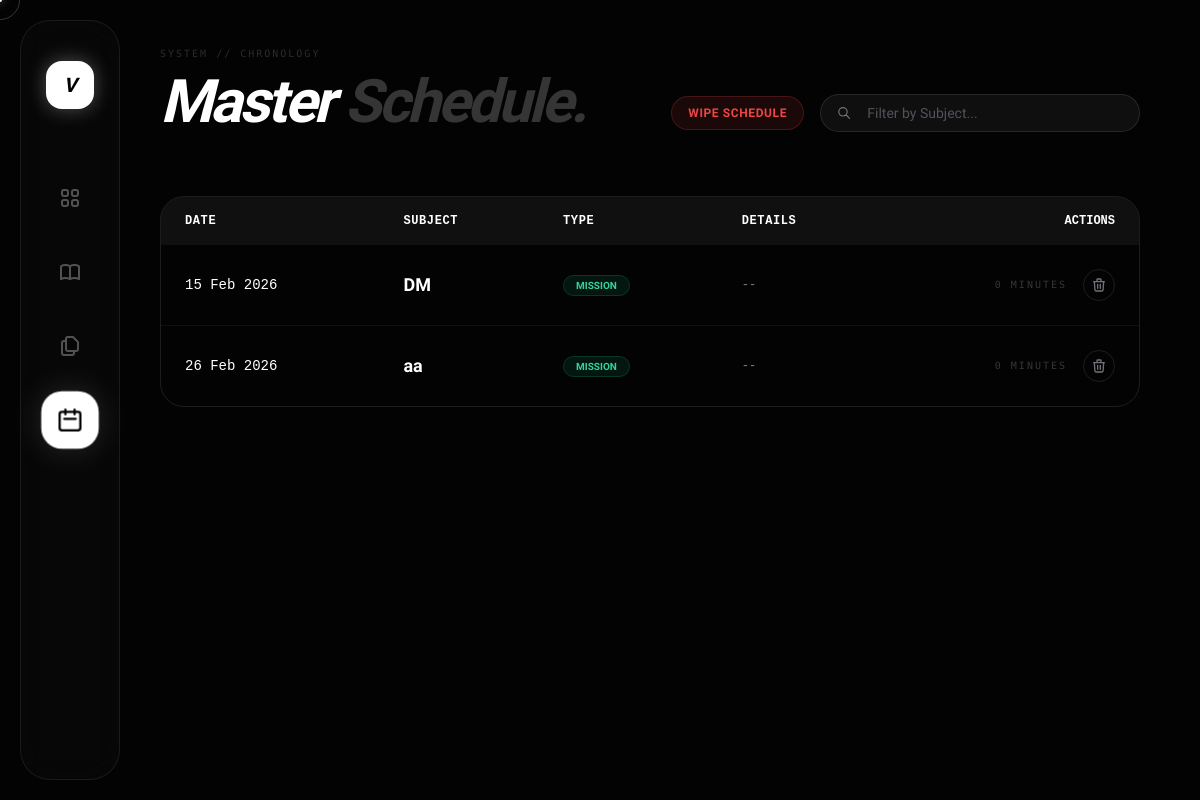
Page /datesheet/ (signed in) on the committed database.
### core/models.py (models this page shows, shortened)
class Exam(models.Model):
    user = models.ForeignKey(User, on_delete=models.CASCADE)
    subject = models.CharField(max_length=200)
    date = models.DateTimeField()
    is_datesheet_entry = models.BooleanField(default=False)
    details = models.CharField(max_length=200, blank=True, null=True)

### core/views.py (the view)
# urls.py: path('datesheet/', views.datesheet_hub, name='datesheet_hub'), # NEW URL
@login_required(login_url='signin')
def datesheet_hub(request):
    search_query = request.GET.get('q', '')
    exams = Exam.objects.filter(user=request.user).order_by('date')
    if search_query: exams = exams.filter(subject__icontains=search_query)
    context = {'exams': exams, 'search_query': search_query, 'online_count': Profile.objects.filter(last_seen__gte=timezone.now() - timezone.timedelta(minutes=5)).exclude(user=request.user).count()}
    return render(request, 'datesheet.html', context)

### core/templates/datesheet.html (shortened to what this page needs)
<!DOCTYPE html>
<html lang="en">
<head>
    <script src="https://cdn.tailwindcss.com"></script>
</head>
<body>
    <div id="c-ring"></div><div id="c-dot"></div>
    <div class="bg-mesh"></div>
    <nav class="sidebar">
        <a href="{% url 'home' %}" class="w-12 h-12 bg-white rounded-2xl mb-16 flex items-center justify-center text-black font-black text-xl italic shadow-[0_0_20px_rgba(255,255,255,0.3)]">V</a>
        <a href="{% url 'dashboard' %}" class="nav-item"></a>
        <a href="{% url 'notes_hub' %}" class="nav-item"></a>
        <a href="{% url 'topics_hub' %}" class="nav-item"><svg class="w-6 h-6" fill="none" stroke="currentColor" viewBox="0 0 24 24"><path stroke-linecap="round" stroke-linejoin="round" stroke-width="2" d="M8 7v8a2 2 0 002 2h6M8 7V5a2 2 0 012-2h4.586a1 1 0 01.707.293l4.414 4.414a1 1 0 01.293.707V15a2 2 0 01-2 2h-2M8 7H6a2 2 0 00-2 2v10a2 2 0 002 2h8a2 2 0 002-2v-2"/></svg></a>
        <a href="#" class="nav-item active"><svg class="w-6 h-6" fill="none" stroke="currentColor" viewBox="0 0 24 24"><path stroke-linecap="round" stroke-linejoin="round" stroke-width="2" d="M8 7V3m8 4V3m-9 8h10M5 21h14a2 2 0 002-2V7a2 2 0 00-2-2H5a2 2 0 00-2 2v12a2 2 0 002 2z"/></svg></a>
    </nav>
    <main class="main-container">
        <header class="flex justify-between items-end mb-16">
            <div>
                <span class="mono-tag opacity-40">System // Chronology</span>
                <h1 class="text-6xl font-black italic tracking-tighter mt-2">Master <span class="text-white/20">Schedule.</span></h1>
            </div>
            <div class="flex items-center gap-4">
                {% if exams %}
                <form action="{% url 'clear_datesheet' %}" method="post" onsubmit="return confirm('WARNING: This will delete ALL exams from your schedule. Proceed?');">
                    <button type="submit" class="bg-red-500/10 border border-red-500/20 text-red-500 px-4 py-2 rounded-full text-xs font-bold uppercase tracking-wider hover:bg-red-500 hover:text-white transition-colors">
                        Wipe Schedule
                    </button>
                </form>
                {% endif %}
                <form method="get" class="flex items-center gap-4 bg-white/5 border border-white/10 rounded-full px-4 py-2 w-80 focus-within:bg-white/10 transition-colors">
                    <svg class="w-4 h-4 text-zinc-500" fill="none" stroke="currentColor" viewBox="0 0 24 24"><path stroke-linecap="round" stroke-linejoin="round" stroke-width="2" d="M21 21l-6-6m2-5a7 7 0 11-14 0 7 7 0 0114 0z"/></svg>
                    <input type="text" name="q" value="{{ search_query }}" placeholder="Filter by Subject..." class="bg-transparent text-sm w-full focus:outline-none placeholder-zinc-600">
                </form>
            </div>
        </header>
        {% if exams %}
            <div class="overflow-x-auto rounded-3xl border border-white/10">
                <table class="w-full text-left text-sm text-zinc-400">
                    <thead class="bg-white/5 uppercase font-mono text-xs text-white">
                        <tr>
                            <th scope="col" class="px-6 py-4 font-bold tracking-wider">Date</th>
                            <th scope="col" class="px-6 py-4 font-bold tracking-wider">Subject</th>
                            <th scope="col" class="px-6 py-4 font-bold tracking-wider">Type</th>
                            <th scope="col" class="px-6 py-4 font-bold tracking-wider">Details</th>
                            <th scope="col" class="px-6 py-4 text-right">Actions</th>
                        </tr>
                    </thead>
                    <tbody class="divide-y divide-white/5">
                        {% for exam in exams %}
                        <tr class="hover:bg-white/5 transition-colors group">
                            <td class="px-6 py-6 font-mono text-white whitespace-nowrap">
                                {{ exam.date|date:"d M Y" }}
                            </td>
                            <td class="px-6 py-6 font-bold text-lg text-white">
                                {{ exam.subject }}
                            </td>
                            <td class="px-6 py-6">
                                {% if exam.is_datesheet_entry %}
                                    <span class="px-3 py-1 bg-purple-500/10 text-purple-400 rounded-full text-[10px] font-bold border border-purple-500/20">UNIVERSITY</span>
                                {% else %}
                                    <span class="px-3 py-1 bg-emerald-500/10 text-emerald-400 rounded-full text-[10px] font-bold border border-emerald-500/20">MISSION</span>
                                {% endif %}
                            </td>
                            <td class="px-6 py-6 font-mono text-xs text-white/50">
                                {{ exam.details|default:"--" }}
                            </td>
                            <td class="px-6 py-6 text-right flex justify-end items-center gap-4">
                                <span class="mono-tag opacity-50">{{ exam.date|timeuntil }}</span>
                                <a href="{% url 'delete_exam' exam.id %}"
                                   class="w-8 h-8 rounded-full border border-white/10 flex items-center justify-center text-zinc-500 hover:bg-red-500 hover:border-red-500 hover:text-white transition-all"
                                   onclick="return confirm('Remove this exam?');">
                                    <svg class="w-4 h-4" fill="none" stroke="currentColor" viewBox="0 0 24 24"><path stroke-linecap="round" stroke-linejoin="round" stroke-width="2" d="M19 7l-.867 12.142A2 2 0 0116.138 21H7.862a2 2 0 01-1.995-1.858L5 7m5 4v6m4-6v6m1-10V4a1 1 0 00-1-1h-4a1 1 0 00-1 1v3M4 7h16"/></svg>
                                </a>
                            </td>
                        </tr>
                        {% endfor %}
                    </tbody>
                </table>
            </div>
        {% else %}
            <div class="flex flex-col items-center justify-center h-[50vh] text-center opacity-50">
                <h2 class="text-2xl font-bold">Timeline Clear</h2>
                <p class="mono-tag mt-2">Upload a datesheet or create missions to populate.</p>
            </div>
        {% endif %}
    </main>
</body>
</html>

### core/templates/datesheet.html (style rules this page uses)
:root { --bg: #030303; --zinc-900: #09090b; --border: rgba(255, 255, 255, 0.08); }
html, body { height: 100%; margin: 0; background-color: var(--bg); color: #fff; font-family: 'Geist', sans-serif; overflow: hidden; cursor: none; }
.bg-mesh { position: fixed; inset: 0; background-image: linear-gradient(rgba(255,255,255,0.02) 1px, transparent 1px), linear-gradient(90deg, rgba(255,255,255,0.02) 1px, transparent 1px); background-size: 60px 60px; mask-image: radial-gradient(circle at center, black, transparent 90%); z-index: -1; }
.sidebar { width: 100px; height: calc(100vh - 40px); position: fixed; top: 20px; left: 20px; background: rgba(255, 255, 255, 0.02); border: 1px solid var(--border); border-radius: 30px; backdrop-filter: blur(20px); display: flex; flex-direction: column; align-items: center; padding: 40px 0; z-index: 100; }
.nav-item { width: 50px; height: 50px; display: flex; align-items: center; justify-content: center; border-radius: 18px; margin-bottom: 24px; transition: all 0.4s cubic-bezier(0.19, 1, 0.22, 1); color: rgba(255,255,255,0.3); }
.nav-item:hover, .nav-item.active { background: white; color: black; box-shadow: 0 0 30px rgba(255,255,255,0.15); transform: scale(1.15); }
.main-container { margin-left: 140px; height: 100vh; overflow-y: auto; padding: 40px 60px 100px 20px; }
.mono-tag { font-family: 'Geist Mono'; font-size: 10px; text-transform: uppercase; letter-spacing: 0.2em; color: rgba(255,255,255,0.4); }
#c-ring, #c-dot { pointer-events: none; position: fixed; border-radius: 50%; z-index: 1000; transform: translate(-50%, -50%); }
#c-ring { width: 40px; height: 40px; border: 1px solid rgba(255,255,255,0.2); transition: 0.1s; }

### rows in the picture
Exam: date "15 Feb 2026", subject "DM", is_datesheet_entry "MISSION", details "--", date "0 MINUTES"
Exam: date "26 Feb 2026", subject "aa", is_datesheet_entry "MISSION", details "--", date "0 MINUTES"
